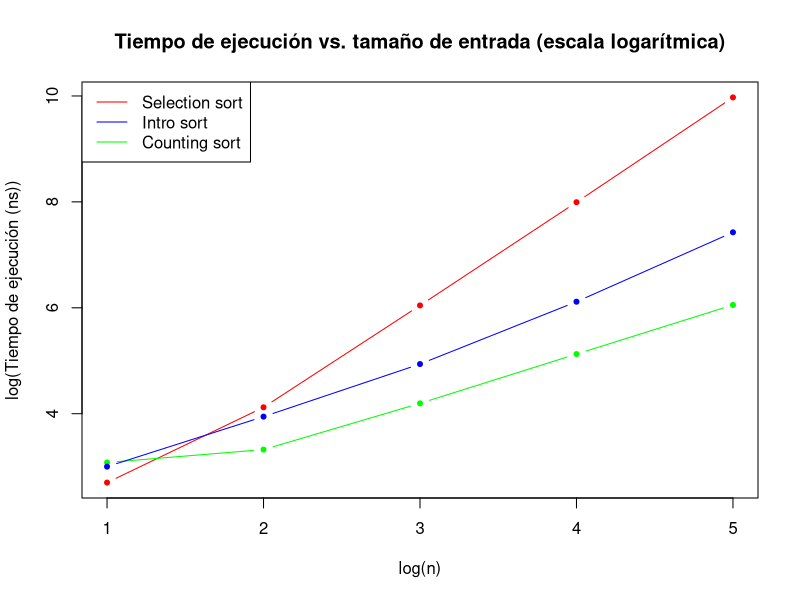

Source code (R):
## ---- chunk 1
library(readr)
library(ggplot2)
## ---- chunk 2
C <- read_csv("counting_sort.csv")
I <- read_csv("intro_sort.csv")
S <- read_csv("selection_sort.csv")
## ---- chunk 3
plot(log10(S$n), log10(S$`duration(ns)`), col="red", main="Tiempo de ejecución vs. tamaño de entrada (escala logarítmica)", xlab="log(n)", ylab="log(Tiempo de ejecución (ns))", pch=20, type="b")
points(log10(C$n), log10(C$`duration(ns)`), col="green", pch=20, type = "b")
points(log10(I$n), log10(I$`duration(ns)`), col="blue", pch=20, type="b")
legend("topleft", col=c("red", "blue", "green"), legend=c("Selection sort", "Intro sort", "Counting sort"), lty=1)
